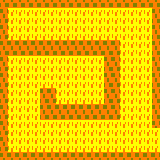

A 2D game scene composited from a Tiled map and its tileset images. What follows is a short description and the map's XML, with every tile layer's data as written:
An orthogonal 20x20 tile map with 8x8 px tiles, 1 tile layer (Capa de Patrones 1).

<map version="1.0" tiledversion="2018.06.01" orientation="orthogonal" renderorder="right-down" width="20" height="20" tilewidth="8" tileheight="8" infinite="0" nextlayerid="2" nextobjectid="1">
 <tileset firstgid="1" name="tiles" tilewidth="8" tileheight="8" tilecount="45" columns="9">
  <image source="../../tiles.png" width="72" height="40" />
 </tileset>
 <layer id="1" name="Capa de Patrones 1" width="20" height="20">
  <data encoding="csv">
18,18,18,18,18,18,18,18,18,18,18,18,18,18,18,18,18,18,18,18,
27,11,11,11,11,11,11,11,11,11,11,11,11,11,11,11,11,11,11,27,
18,11,11,11,11,11,11,11,11,11,11,11,11,11,11,11,11,11,11,18,
27,11,11,11,11,11,11,11,11,11,11,11,11,11,11,11,11,11,11,27,
18,11,11,11,11,11,11,11,11,11,11,11,11,11,11,11,11,11,11,18,
27,27,27,27,27,27,27,27,27,27,27,27,27,27,27,11,11,11,11,27,
18,18,18,18,18,18,18,18,18,18,18,18,18,18,18,11,11,11,11,18,
27,11,11,11,11,11,11,11,11,11,11,11,11,27,27,11,11,11,11,27,
18,11,11,11,11,11,11,11,11,11,11,11,11,18,18,11,11,11,11,18,
27,11,11,11,11,11,11,11,11,11,11,11,11,27,27,11,11,11,11,27,
18,11,11,11,11,11,11,11,11,11,11,11,11,18,18,11,11,11,11,18,
27,11,11,11,11,27,27,11,11,11,11,11,11,27,27,11,11,11,11,27,
18,11,11,11,11,18,18,11,11,11,11,11,11,18,18,11,11,11,11,18,
27,11,11,11,11,27,27,27,27,27,27,27,27,27,27,11,11,11,11,27,
18,11,11,11,11,18,18,18,18,18,18,18,18,18,18,11,11,11,11,18,
27,11,11,11,11,11,11,11,11,11,11,11,11,11,11,11,11,11,11,27,
18,11,11,11,11,11,11,11,11,11,11,11,11,11,11,11,11,11,11,11,
27,11,11,11,11,11,11,11,11,11,11,11,11,11,11,11,11,11,11,11,
18,11,11,11,11,11,11,11,11,11,11,11,11,11,11,11,11,11,11,11,
27,27,27,27,27,27,27,27,27,27,27,27,27,27,27,27,27,27,27,27
</data>
 </layer>
</map>
